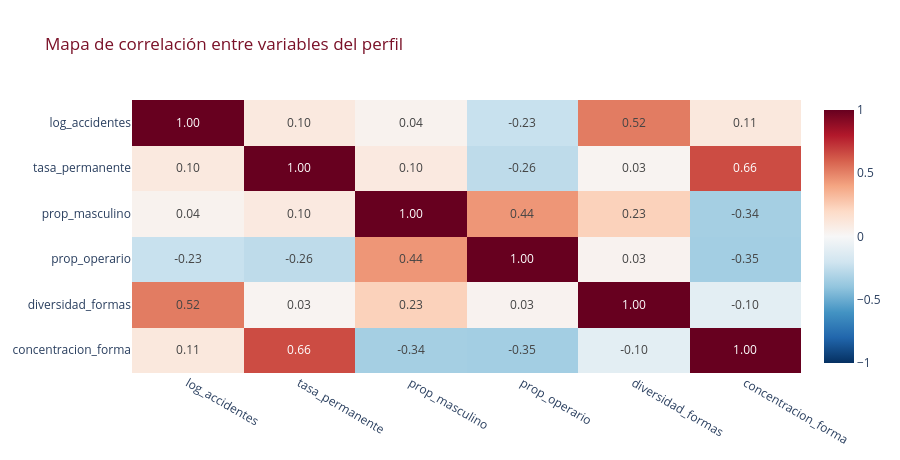

The notebook cell saved with this chart:
### Markdown cell above
## 5️⃣ Mapa de correlación *(requisito)*

### Code cell
corr = perfil[FEATURES].corr()
fig = px.imshow(corr, text_auto=".2f", aspect="auto", zmin=-1, zmax=1,
                color_continuous_scale="RdBu_r",
                title="Mapa de correlación entre variables del perfil")
fig.update_layout(height=460, template=TEMPLATE, title_font_color=GRANATE)
fig.show()

alta = [(a, b, corr.loc[a,b]) for i,a in enumerate(FEATURES) for b in FEATURES[i+1:]
        if abs(corr.loc[a,b]) > 0.7]
print("Correlaciones fuertes (|r| > 0.7):", alta if alta else "ninguna ✓ (sin redundancia)")

### Figure 1 — Plotly figure (JSON) as saved in the notebook; plotly's stock layout.template omitted (floating-point values rounded to 4 significant figures)
{"data": [{"coloraxis": "coloraxis", "hovertemplate": "x: %{x}<br>y: %{y}<br>color: %{z}<extra></extra>", "name": "0", "texttemplate": "%{z:.2f}", "type": "heatmap", "x": ["log_accidentes", "tasa_permanente", "prop_masculino", "prop_operario", "diversidad_formas", "concentracion_forma"], "xaxis": "x", "y": ["log_accidentes", "tasa_permanente", "prop_masculino", "prop_operario", "diversidad_formas", "concentracion_forma"], "yaxis": "y", "z": [[1.0, 0.1012, 0.03581, -0.2272, 0.5191, 0.1096], [0.1012, 1.0, 0.09712, -0.2613, 0.02599, 0.6559], [0.03581, 0.09712, 1.0, 0.4433, 0.2338, -0.3397], [-0.2272, -0.2613, 0.4433, 1.0, 0.03327, -0.3454], [0.5191, 0.02599, 0.2338, 0.03327, 1.0, -0.1038], [0.1096, 0.6559, -0.3397, -0.3454, -0.1038, 1.0]]}], "layout": {"coloraxis": {"cmax": 1, "cmin": -1, "colorscale": [[0, "rgb(5,48,97)"], [0.1, "rgb(33,102,172)"], [0.2, "rgb(67,147,195)"], [0.3, "rgb(146,197,222)"], [0.4, "rgb(209,229,240)"], [0.5, "rgb(247,247,247)"], [0.6, "rgb(253,219,199)"], [0.7, "rgb(244,165,130)"], [0.8, "rgb(214,96,77)"], [0.9, "rgb(178,24,43)"], [1, "rgb(103,0,31)"]]}, "height": 460, "title": {"font": {"color": "#7a1128"}, "text": "Mapa de correlación entre variables del perfil"}, "xaxis": {"anchor": "y", "domain": [0, 1]}, "yaxis": {"anchor": "x", "autorange": "reversed", "domain": [0, 1]}}}
